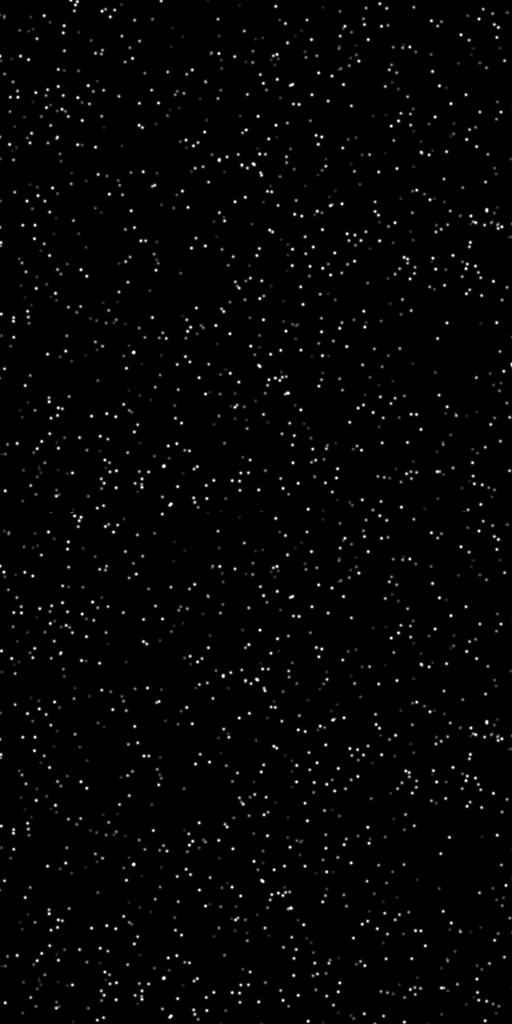
#> input picture synt0.png, 512 x 1024 px
$ python sCall.py   (older library calls are emulated)
#> lines starting #> are read from the running program, lines starting #| are printed output that depends on the picture
### pivLib.py
'''
pyPIV version 0.10

Python implementation of Particle Image Velocimetry
Brian Williams
brn.j.williams@gmail.com
2014.01.19

'''

############################################################
'''

Scripts required:
    1.  Analysis for existence of feature in current frame:
        a.  Simple range?
        b.  FFT composition?
    2.  Math validation
    3.  High speed xCorr alternative (Fourier)


'''
############################################################
############################################################

import numpy as np

import matplotlib.pyplot as plt
from mpl_toolkits.mplot3d import Axes3D
from matplotlib import cm
from matplotlib.ticker import LinearLocator, FormatStrFormatter

import numpy.linalg
from scipy import misc
import scipy.signal
import scipy.ndimage
import pdb

############################################################
############################################################

class pivEval(object):

    def __init__(self, params):
        #print Initializing
        self.im1 = misc.imread(params['file1'])
#> self.im1 is the input picture: shape (1024, 512); min 0, max 255, mean 4.2
        self.im2 = misc.imread(params['file2'])
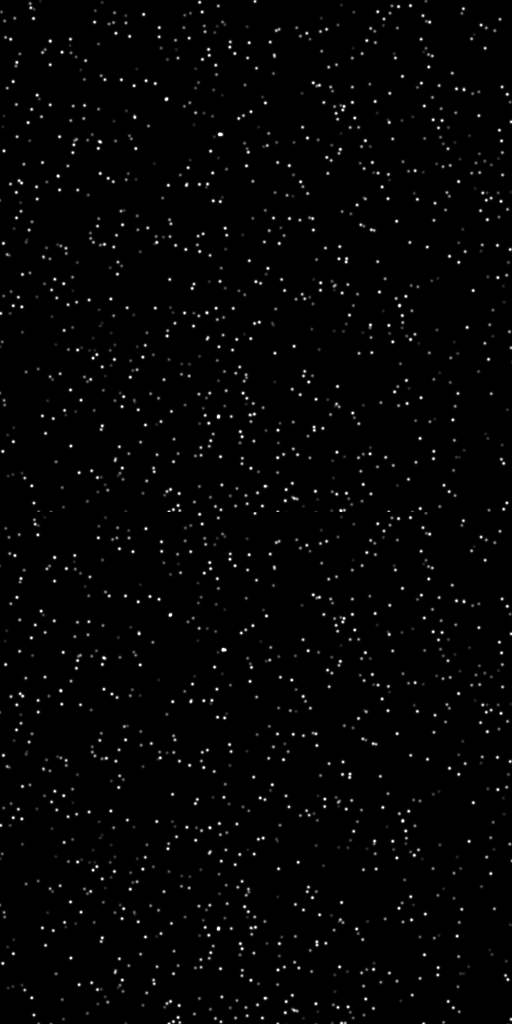
#> input picture synt1.png, 512 x 1024 px
#> self.im2 is the input picture: shape (1024, 512); min 0, max 255, mean 4.1
        self.s0 = params['s0']
        self.nPasses = params['nPasses']
        self.sRatio = params['sRatio']
        self.sigma = params['sigma']

        self.x = np.zeros(np.shape(self.im1))
        self.y = np.zeros(np.shape(self.im1))

        if params['show'] == 1:
            plt.subplot(121)
            plt.imshow(self.im1)
            plt.subplot(122)
            plt.imshow(self.im2)
            plt.show()

        winSize = self.s0
        for i in range(0,self.nPasses):
            print('Pass',i+1)
            print('Winsize =',winSize)
            self.PIV_scan(winSize)
            winSize = np.int(np.round(winSize/2))
#> this loop made 1 pass
#> pass 1, in blur, `blurred = scipy.ndimage.gaussian_filter(z, sigma=sigma)`:
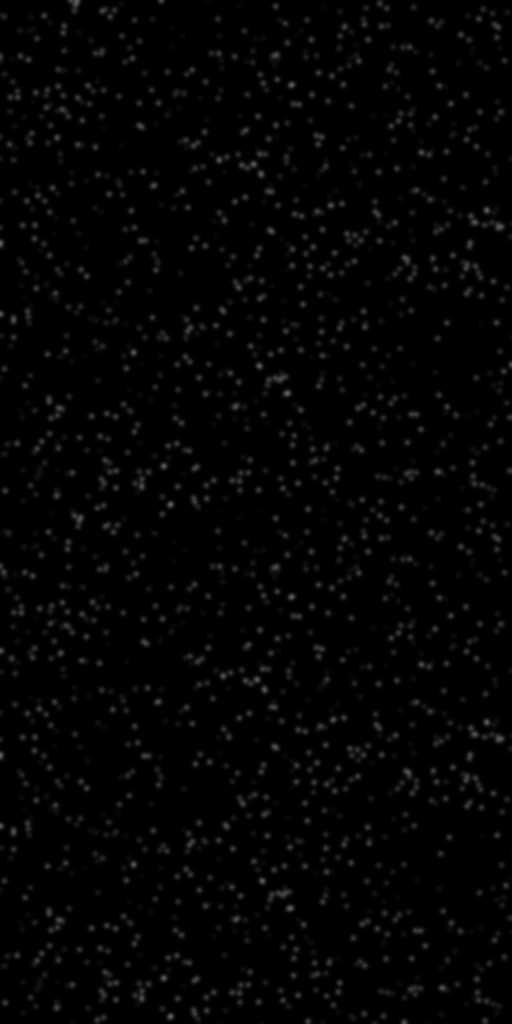
#> blurred: shape (1024, 512); min 0, max 101, mean 3.8
#> pass 1, in blur (call 2), `blurred = scipy.ndimage.gaussian_filter(z, sigma=sigma)`:
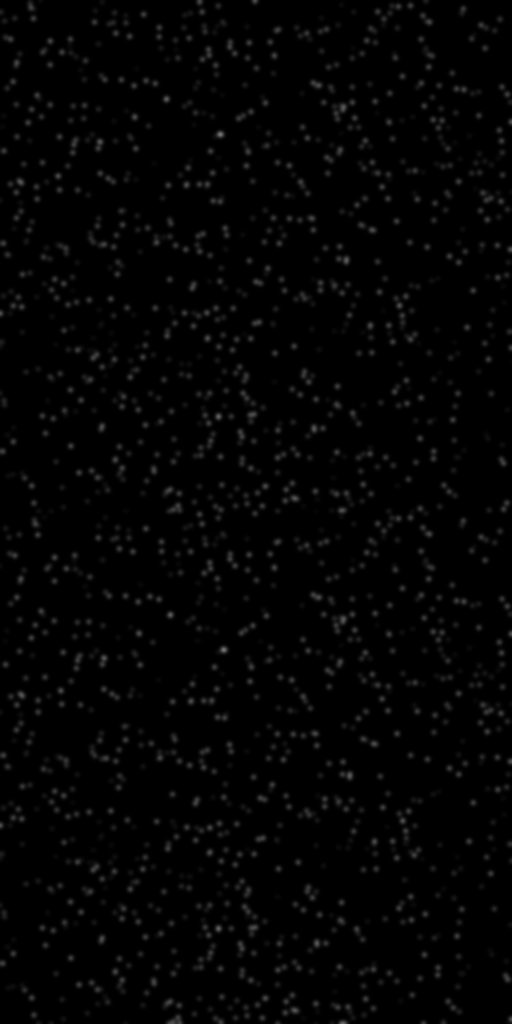
#> blurred: shape (1024, 512); min 0, max 118, mean 3.8
#> pass 1, in scanWindow, `a = im1[xRange, yRange]`:
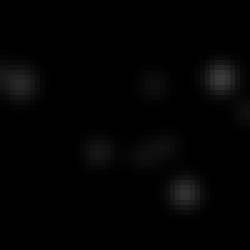
#> a: shape (50, 50) (shown 5 times larger); min 0, max 59, mean 2.6


    #def generateGrid(self):


############################################################

    def PIV_scan(self, winSize):

        im1 = blur(self.im1,self.sigma)
        im2 = blur(self.im2,self.sigma)

        im2_padded=np.zeros([im1.shape[0]+2*winSize,im1.shape[1]+2*winSize])
        im2_padded[winSize:im2_padded.shape[0]-winSize,winSize:im2_padded.shape[1]-winSize] = im2

        # Analyze n-rows, m-columns:
        m = np.int(self.im1.shape[0]/winSize)
        n = np.int(self.im1.shape[1]/winSize)

        # Initialize x, y arrays for accumulating NEW shift.  Compile with self.x, self.y, only after full scan (due to potential overlap in edges)
        self.xBuild = np.zeros(im1.shape)
        self.yBuild = np.zeros(im1.shape)


        # Main grid scan:
        for i in range(0,m):
            for j in range(0,n):

                xRange = slice(i*winSize,(i+1)*winSize)
                yRange = slice(j*winSize,(j+1)*winSize)

                self.scanWindow(xRange,yRange,im1,im2_padded,winSize)


        # Address the piece on bottom row:
        if np.mod(im1.shape[0],winSize)!=0:

            for j in range(0,n):
                xRange = slice(im1.shape[0]-winSize-1, im1.shape[0])
                yRange = slice(j*winSize,(j+1)*winSize)

                self.scanWindow(xRange,yRange,im1,im2_padded,winSize)


        # Address the piece on right column:
        if np.mod(im1.shape[1],winSize)!=0:

            for i in range(0,m):
                xRange = slice(i*winSize,(i+1)*winSize)
                yRange = slice(im1.shape[1]-winSize-1,im1.shape[1])

                self.scanWindow(xRange,yRange,im1,im2_padded,winSize)


        # Update x, y arrays with current values:
        self.x = self.x + self.xBuild
        self.y = self.y + self.yBuild


        # [10 lines of commented-out code are left out]

    def scanWindow(self,xRange,yRange,im1,im2_padded,winSize):

        a = im1[xRange, yRange]

            # Add check: if range[b] < min, skip cross_correlation
            # (To account for window with no particles!)

        if 1:

            xShift = self.x[np.int(np.mean([xRange.start,xRange.stop])),np.int(np.mean([yRange.start,yRange.stop]))]
            yShift = self.y[np.int(np.mean([xRange.start,xRange.stop])),np.int(np.mean([yRange.start,yRange.stop]))]

#> (the run stopped early here; a loop or call above may not have finished)
